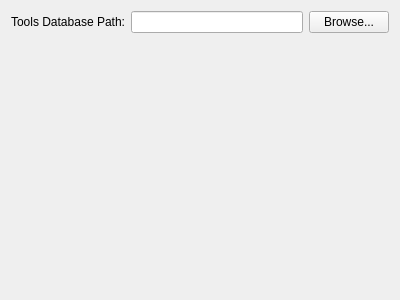
<?xml version="1.0" encoding="UTF-8"?>
<ui version="4.0">
 <class>BaptPreferences</class>
 <widget class="QWidget" name="BaptPreferences">
  <property name="geometry">
   <rect>
    <x>0</x>
    <y>0</y>
    <width>400</width>
    <height>300</height>
   </rect>
  </property>
  <property name="windowTitle">
   <string>Bapt Preferences</string>
  </property>
  <layout class="QVBoxLayout" name="verticalLayout">
   <item>
    <layout class="QHBoxLayout" name="horizontalLayout">
     <item>
      <widget class="QLabel" name="label">
       <property name="text">
        <string>Tools Database Path:</string>
       </property>
      </widget>
     </item>
     <item>
      <widget class="QLineEdit" name="toolsDbPath"/>
     </item>
     <item>
      <widget class="QPushButton" name="toolsDbPathButton">
       <property name="text">
        <string>Browse...</string>
       </property>
      </widget>
     </item>
    </layout>
   </item>
   <item>
    <spacer name="verticalSpacer">
     <property name="orientation">
      <enum>Qt::Vertical</enum>
     </property>
     <property name="sizeHint" stdset="0">
      <size>
       <width>20</width>
       <height>40</height>
      </size>
     </property>
    </spacer>
   </item>
  </layout>
 </widget>
</ui>
